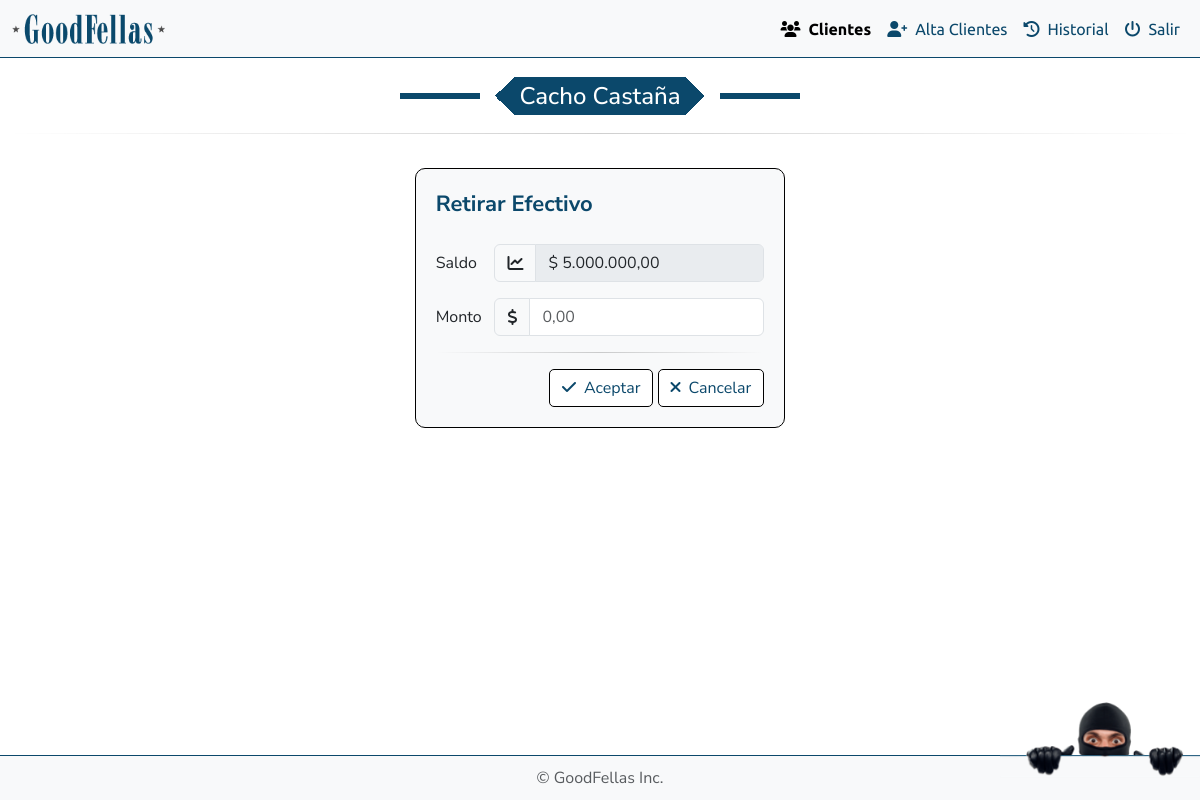
/funciones/retirar_efectivo.php?cliente_id=2, run on an earlier commit of the app's database.
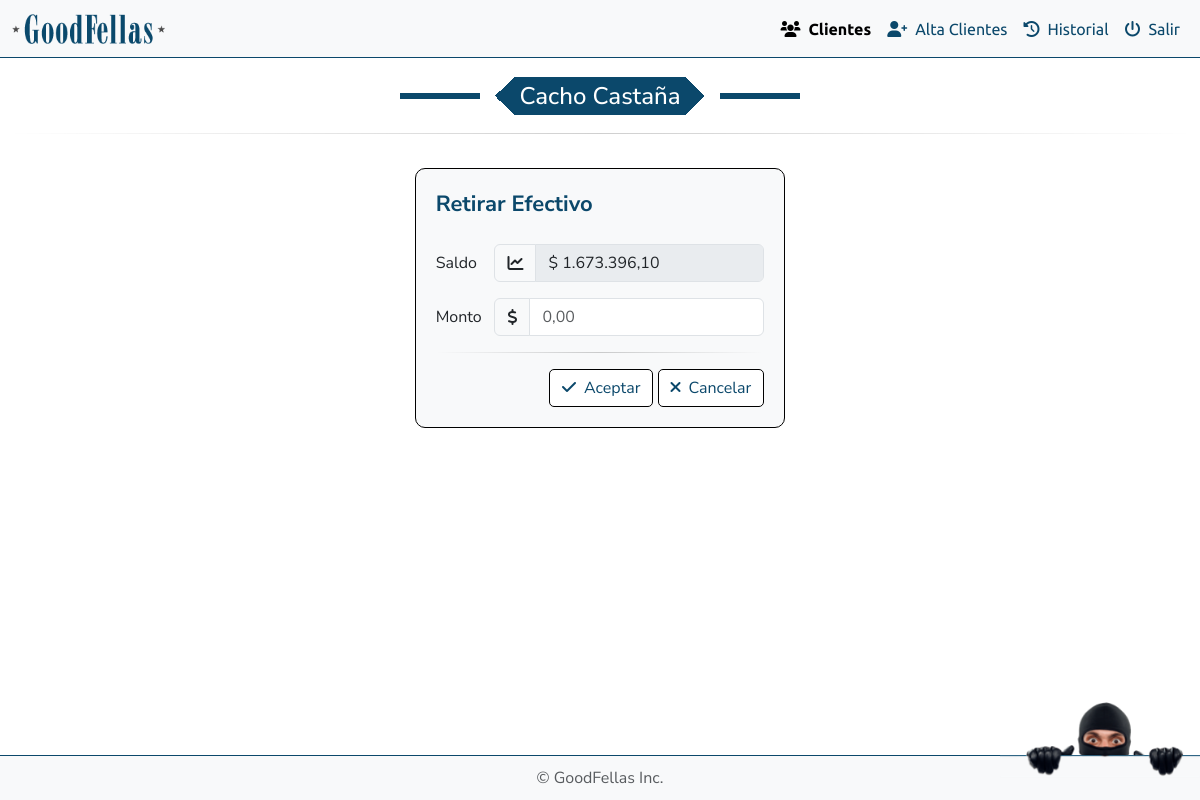
And on a later commit of the database.
### tables this page shows
CREATE TABLE `balance` (
  `id` int(11) NOT NULL,
  `cliente_id` int(11) DEFAULT NULL,
  `efectivo` decimal(10,2) NOT NULL
);

### public_html/funciones/formato_dinero.php (called while the page is built, shortened)
<?php
if (!function_exists('formatear_dinero')) {
    function formatear_dinero($numero)
    {
        return number_format($numero, 2, ',', '.');
    }
}

### public_html/funciones/retirar_efectivo.php (the view, shortened to what the changed rows need)
<?php
require_once '../../config/config.php';
require_once '../funciones/formato_dinero.php';
$cliente_id = isset($_GET['cliente_id']) ? $_GET['cliente_id'] : 1;
$sql_saldo = "SELECT efectivo FROM balance WHERE cliente_id = ?";
$stmt_saldo = $conn->prepare($sql_saldo);
$stmt_saldo->bind_param("i", $cliente_id);
$stmt_saldo->execute();
$stmt_saldo->bind_result($saldo_en_pesos);
$saldo_en_pesos_formateado = formatear_dinero($saldo_en_pesos);
?>
<!DOCTYPE html>
<html lang="es">
<head>
    <link rel="stylesheet" href="https://cdn.jsdelivr.net/npm/bootstrap@5.3.0-alpha3/dist/css/bootstrap.min.css">
    <link rel="stylesheet" href="https://cdnjs.cloudflare.com/ajax/libs/bootstrap-icons/1.10.3/font/bootstrap-icons.min.css">
    <link rel="stylesheet" href="https://cdnjs.cloudflare.com/ajax/libs/font-awesome/6.0.0-beta3/css/all.min.css">
    <link rel="stylesheet" href="../css/style.css">
</head>
<body>
    <div class="row mx-2 mt-navbar">
        <div class="col-4 text-center">
            <div class="container-fluid my-4 efectivo">
                <form id="compra_acciones" method="POST" action="">
                    <div class="row mb-3 align-items-center">
                        <div class="col-sm-10">
                            <div class="input-group">
                                <span class="input-group-text bg-light"><i class="fa-solid fa-chart-line"></i></span>
                                <input type="text" class="form-control" id="saldo" name="saldo"
                                    value="$ <?php echo $saldo_en_pesos_formateado; ?>" readonly disabled>
                            </div>
                        </div>
                    </div>
                </form>
            </div>
        </div>
    </div>
</body>
</html>

What changed in the data, as far as the page shows it:
changed balance: saldo "$ 5.000.000,00" → "$ 1.673.396,10"
